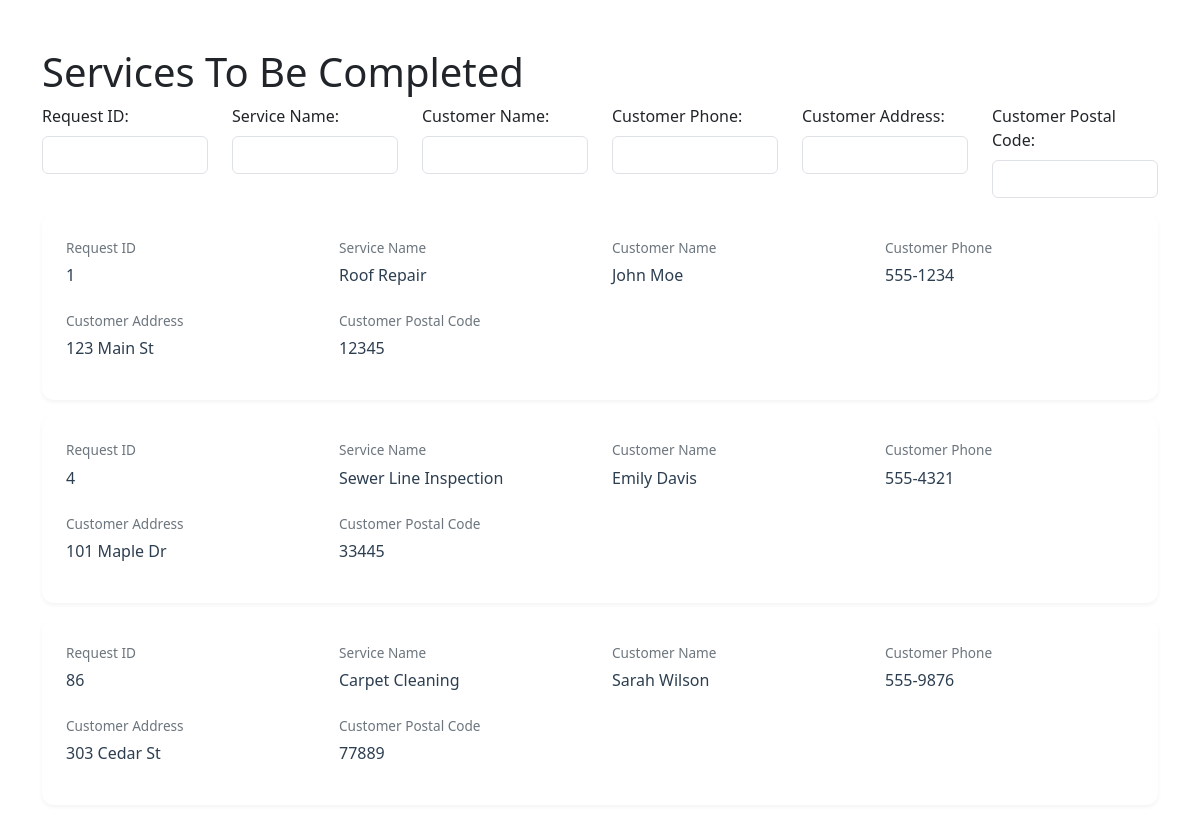
The page /Professional_Services_Today.html (signed in) on the database its author committed.
### tables this page shows
CREATE TABLE ServiceRequests (
    RequestID INTEGER PRIMARY KEY,
    CustomerID INTEGER NOT NULL,
    ProfessionalID INTEGER,
    ServiceID INTEGER NOT NULL,
    RequestDate TIMESTAMP DEFAULT CURRENT_TIMESTAMP,
    Status TEXT NOT NULL DEFAULT 'Requested',
    Rating INTEGER,
    Review TEXT,
    FOREIGN KEY (CustomerID) REFERENCES Customers(CustomerID),
    FOREIGN KEY (ProfessionalID) REFERENCES Professionals(ProfessionalID),
    FOREIGN KEY (ServiceID) REFERENCES Services(ServiceID)
);

CREATE TABLE Services (
    ServiceID INTEGER PRIMARY KEY,
    ServiceName VARCHAR(255) NOT NULL,
    Description TEXT,
    BasePrice DECIMAL(10, 2) NOT NULL
);

CREATE TABLE Customers (
    CustomerID INTEGER PRIMARY KEY,
    Email VARCHAR(255) UNIQUE NOT NULL,
    Password VARCHAR(255) NOT NULL,
    Name VARCHAR(255) NOT NULL,
    Phone VARCHAR(20),
    Address VARCHAR(255),
    PostalCode VARCHAR(10)
);

### backend/app.py (the view)
@app.route('/Professional_Services_Today.html', methods=['GET', 'POST'])
def PROFESSIONALSERVICESTODAY():
    professional_id = session.get('professional_id')
    if not professional_id:
        print("Please log in as a professional.")
        return redirect(url_for('login'))
    conn = sqlite3.connect('database.db')
    cursor = conn.cursor()
    cursor.execute('''SELECT Name,Phone,Address,PostalCode,RequestID,ServiceName
                   FROM ServiceRequests sr JOIN Customers c ON c.CustomerID = sr.CustomerID JOIN Services s ON s.ServiceID = sr.ServiceID
                   WHERE Status = ? AND ProfessionalID = ?''', ('Accepted', professional_id))
    requests = cursor.fetchall()
    print(requests)
    conn.close()
    return render_template('Professional_Services_Today.html', requests=requests)

### templates/Professional_Services_Today.html (shortened to what this page needs)
<!DOCTYPE html>
<html lang="en">
<head>
    <link href="https://cdnjs.cloudflare.com/ajax/libs/bootstrap/5.3.0/css/bootstrap.min.css" rel="stylesheet">
    <link rel="stylesheet" href="https://cdnjs.cloudflare.com/ajax/libs/animate.css/4.1.1/animate.min.css"/>
</head>
<body>
    <div class="container mt-5 animate__animated animate__fadeInUp">
        <h1>Services To Be Completed</h1>
        <div class="row mb-3">
            <div class="col-md-2">
                <label for="requestIdFilter" class="form-label">Request ID:</label>
                <input type="number" class="form-control" id="requestIdFilter">
            </div>
            <div class="col-md-2">
                <label for="serviceNameFilter" class="form-label">Service Name:</label>
                <input type="text" class="form-control" id="serviceNameFilter">
            </div>
            <div class="col-md-2">
                <label for="customerNameFilter" class="form-label">Customer Name:</label>
                <input type="text" class="form-control" id="customerNameFilter">
            </div>
            <div class="col-md-2">
                <label for="customerPhoneFilter" class="form-label">Customer Phone:</label>
                <input type="text" class="form-control" id="customerPhoneFilter">
            </div>
            <div class="col-md-2">
                <label for="customerAddressFilter" class="form-label">Customer Address:</label>
                <input type="text" class="form-control" id="customerAddressFilter">
            </div>
            <div class="col-md-2">
                <label for="customerPostalCodeFilter" class="form-label">Customer Postal Code:</label>
                <input type="text" class="form-control" id="customerPostalCodeFilter">
            </div>
        </div>
        {% if requests %}
            {% for request in requests %}
                <div class="service-card animate__animated animate__fadeInUp">
                    <div class="service-info">
                        <div class="info-group">
                            <span class="info-label">Request ID</span>
                            <span class="info-value">{{ request[4] }}</span>
                        </div>
                        <div class="info-group">
                            <span class="info-label">Service Name</span>
                            <span class="info-value">{{ request[5] }}</span>
                        </div>
                        <div class="info-group">
                            <span class="info-label">Customer Name</span>
                            <span class="info-value">{{ request[0] }}</span>
                        </div>
                        <div class="info-group">
                            <span class="info-label">Customer Phone</span>
                            <span class="info-value">{{ request[1] }}</span>
                        </div>
                        <div class="info-group">
                            <span class="info-label">Customer Address</span>
                            <span class="info-value">{{ request[2] }}</span>
                        </div>
                        <div class="info-group">
                            <span class="info-label">Customer Postal Code</span>
                            <span class="info-value">{{ request[3] }}</span>
                        </div>
                    </div>
                </div>
            {% endfor %}
        {% else %}
            <p>No pending requests.</p>
        {% endif %}
    </div>
</body>
</html>

### templates/Professional_Services_Today.html (style rules this page uses)
body { font-family: 'Segoe UI', Tahoma, Geneva, Verdana, sans-serif; background-image: url('static/4.jpg'); background-size: cover; background-repeat: no-repeat; display: flex; min-height: 100vh; flex-direction: column; }
.container { animation: fadeIn 1s ease-in-out; flex: 1; }
.service-card { background: white; border-radius: 12px; padding: 1.5rem; margin-bottom: 1rem; box-shadow: 0 2px 4px rgba(0,0,0,0.05); transition: transform 0.2s, box-shadow 0.2s; }
.service-info { display: grid; grid-template-columns: repeat(auto-fit, minmax(200px, 1fr)); gap: 1.5rem; margin-bottom: 1rem; }
.info-group { display: flex; flex-direction: column; }
.info-label { font-size: 0.85rem; color: #6c757d; margin-bottom: 0.3rem; font-weight: 500; }
.info-value { font-size: 1rem; color: #2c3e50; font-weight: 500; }

### rows shown on the page
ServiceRequests: RequestID "1", ServiceName "Roof Repair", Name "John Moe", Phone "555-1234", Address "123 Main St", PostalCode "12345"
ServiceRequests: RequestID "4", ServiceName "Sewer Line Inspection", Name "Emily Davis", Phone "555-4321", Address "101 Maple Dr", PostalCode "33445"
ServiceRequests: RequestID "86", ServiceName "Carpet Cleaning", Name "Sarah Wilson", Phone "555-9876", Address "303 Cedar St", PostalCode "77889"
